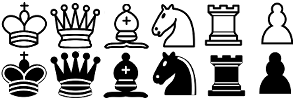
#> input picture Graphics/Pieces.png, 300 x 100 px
$ python showFEN.py
#> lines starting #> are read from the running program, lines starting #| are printed output that depends on the picture
### graphics.py
from PIL import Image
import ImageDraw
from itertools import cycle


def getPieces(path, gHeight, gWidth):
# Gets the graphics from the given path
# Divides the image into the given grid size
# returns a list of those pieces
#> called with path = 'Graphics/Pieces.png', gHeight = 50, gWidth = 50
    image = Image.open(path)
#> image is the input picture: PIL image 300x100 RGBA; mean R, G, B, A 40.7, 40.7, 40.7, 113.5
    set = []
    width, height = image.size
#> width = 300; height = 100
    for i in range(0, width, gWidth):
        for j in range(0, height, gHeight):
            box = (i, j, i + gWidth, j + gHeight)
            a = image.crop(box)
            set.append(a)
#> after the loop, set = 12 items
    return set


def assignPieces(set, pattern):
# Assign the piece image to their name
# using the pattern given in the string
#> called with pattern = 'KkQqBbNnRrPp'
    Dict = {}
    for i in range(len(set)):
        Dict[pattern[i]] = set[i]
#> this loop made 12 passes
#> after the loop, Dict = 12 items
    return Dict


def drawBoard(n=8, pixel_width=500):
    "Draw an n x n chessboard using PIL."
#> called with n = 8, pixel_width = 500

    def sq_start(i):
        "Return the x/y start coord of the square at column/row i."
        return i * pixel_width / n

    def square(i, j):
        "Return the square corners, suitable for use in PIL drawings"
        return map(sq_start, [i, j, i + 1, j + 1])

    image = Image.new("RGB", (pixel_width, pixel_width), color=(45, 145, 45))
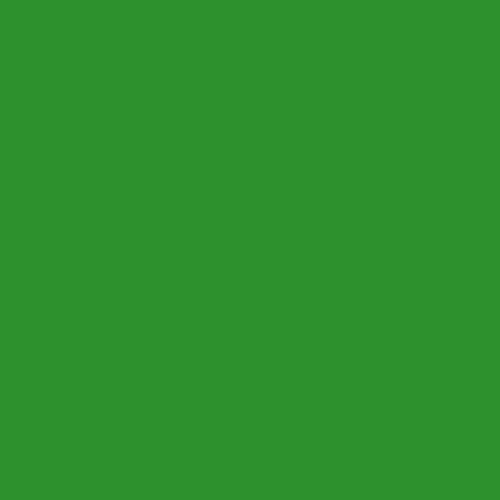
#> image: PIL image 500x500 RGB; mean R, G, B 45, 145, 45
    draw_square = ImageDraw.Draw(image).rectangle
    squares = (square(i, j)
               for i_start, j in zip(cycle((0, 1)), range(n))
               for i in range(i_start, n, 2))
    for sq in squares:
        draw_square(sq, fill='white')

    return image


# [58 lines left out: functions highlightSquare, highlightElement, convertPiece, readFEN, setBoard, not called in this run]

### showFEN.py
import graphics as g
pattern = "KkQqBbNnRrPp"
fen = "rnbqkbnr/pp1ppppp/8/2p5/4P3/5N2/PPPP1PPP/RNBQKB1R b KQkq - 1 2"

p = g.assignPieces(g.getPieces("Graphics/Pieces.png", 50, 50), pattern)
#> (the run stopped early here; a loop or call above may not have finished)
